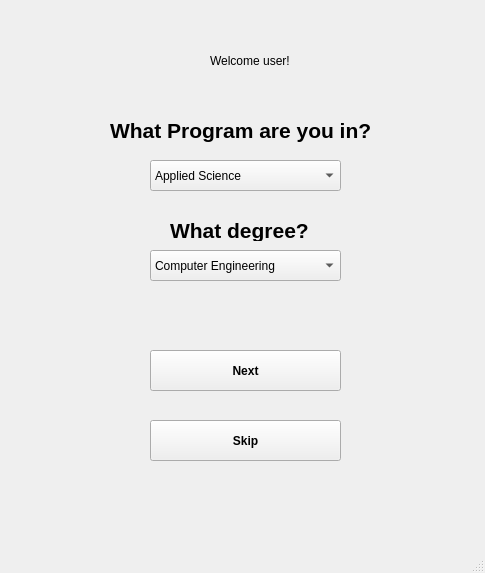
<?xml version="1.0" encoding="UTF-8"?>
<ui version="4.0">
 <class>MainWindow</class>
 <widget class="QMainWindow" name="MainWindow">
  <property name="geometry">
   <rect>
    <x>0</x>
    <y>0</y>
    <width>485</width>
    <height>573</height>
   </rect>
  </property>
  <property name="windowTitle">
   <string>MainWindow</string>
  </property>
  <widget class="QWidget" name="centralwidget">
   <widget class="QLabel" name="label">
    <property name="geometry">
     <rect>
      <x>210</x>
      <y>50</y>
      <width>111</width>
      <height>21</height>
     </rect>
    </property>
    <property name="text">
     <string>Welcome user!</string>
    </property>
   </widget>
   <widget class="QLabel" name="label_2">
    <property name="geometry">
     <rect>
      <x>110</x>
      <y>110</y>
      <width>291</width>
      <height>41</height>
     </rect>
    </property>
    <property name="font">
     <font>
      <pointsize>16</pointsize>
      <weight>75</weight>
      <bold>true</bold>
     </font>
    </property>
    <property name="text">
     <string>What Program are you in?</string>
    </property>
   </widget>
   <widget class="QComboBox" name="comboBox">
    <property name="geometry">
     <rect>
      <x>150</x>
      <y>160</y>
      <width>191</width>
      <height>31</height>
     </rect>
    </property>
    <item>
     <property name="text">
      <string>Applied Science</string>
     </property>
    </item>
   </widget>
   <widget class="QLabel" name="label_3">
    <property name="geometry">
     <rect>
      <x>170</x>
      <y>220</y>
      <width>161</width>
      <height>21</height>
     </rect>
    </property>
    <property name="font">
     <font>
      <pointsize>16</pointsize>
      <weight>75</weight>
      <bold>true</bold>
     </font>
    </property>
    <property name="text">
     <string>What degree?</string>
    </property>
   </widget>
   <widget class="QComboBox" name="comboBox_2">
    <property name="geometry">
     <rect>
      <x>150</x>
      <y>250</y>
      <width>191</width>
      <height>31</height>
     </rect>
    </property>
    <item>
     <property name="text">
      <string>Computer Engineering</string>
     </property>
    </item>
    <item>
     <property name="text">
      <string>Electrical Engineering</string>
     </property>
    </item>
    <item>
     <property name="text">
      <string>Mechanical Engineering</string>
     </property>
    </item>
    <item>
     <property name="text">
      <string>Geological Engineering</string>
     </property>
    </item>
    <item>
     <property name="text">
      <string>Mining Engineering</string>
     </property>
    </item>
    <item>
     <property name="text">
      <string>Engineering Physics</string>
     </property>
    </item>
    <item>
     <property name="text">
      <string>Applied Math Engineering</string>
     </property>
    </item>
    <item>
     <property name="text">
      <string>Chemical Engineering</string>
     </property>
    </item>
    <item>
     <property name="text">
      <string>Engineering Chemistry</string>
     </property>
    </item>
    <item>
     <property name="text">
      <string>Civil Engineering</string>
     </property>
    </item>
   </widget>
   <widget class="QPushButton" name="pushButton">
    <property name="geometry">
     <rect>
      <x>150</x>
      <y>350</y>
      <width>191</width>
      <height>41</height>
     </rect>
    </property>
    <property name="font">
     <font>
      <weight>75</weight>
      <bold>true</bold>
     </font>
    </property>
    <property name="text">
     <string>Next</string>
    </property>
   </widget>
   <widget class="QPushButton" name="pushButton_2">
    <property name="geometry">
     <rect>
      <x>150</x>
      <y>420</y>
      <width>191</width>
      <height>41</height>
     </rect>
    </property>
    <property name="font">
     <font>
      <weight>75</weight>
      <bold>true</bold>
     </font>
    </property>
    <property name="text">
     <string>Skip</string>
    </property>
   </widget>
  </widget>
  <widget class="QMenuBar" name="menubar">
   <property name="geometry">
    <rect>
     <x>0</x>
     <y>0</y>
     <width>485</width>
     <height>21</height>
    </rect>
   </property>
  </widget>
  <widget class="QStatusBar" name="statusbar"/>
 </widget>
 <resources/>
 <connections/>
</ui>
